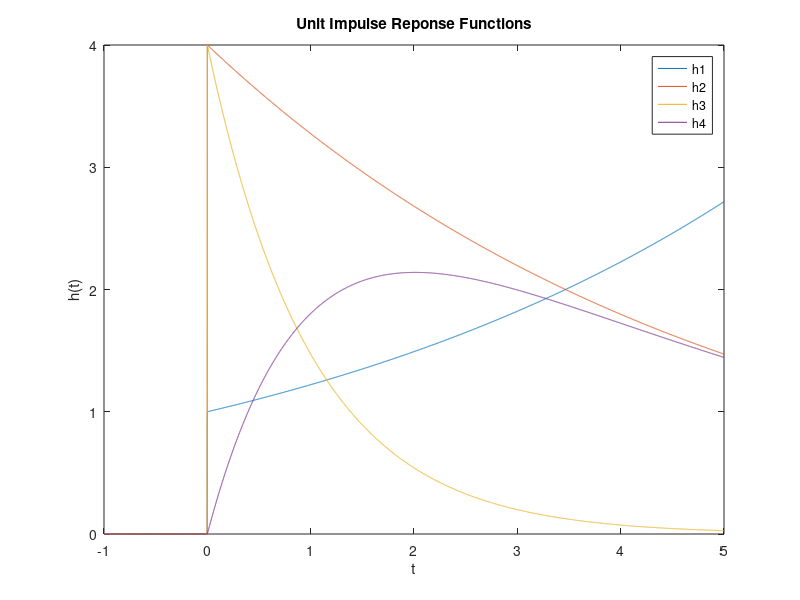

The MATLAB script that drew this image:
t = [-1:0.001:5];

% Create function
u = @(t) 1.0.* (t>=0);
h1 = @(t) exp(t/5).*u(t);
h2 = @(t) 4*exp(-t/5).*u(t);
h3 = @(t) 4*exp(-t).*u(t);
h4 = @(t) 4*(exp(-t/5) - exp(-t)).*u(t);

plot(t,h1(t));
title("Unit Impulse Reponse Functions")
xlabel("t");
ylabel("h(t)");
hold on;

plot(t,h2(t));
plot(t,h3(t));
plot(t,h4(t));

legend("h1", "h2", "h3", "h4");
%Plot all the graphs 
hold off;


